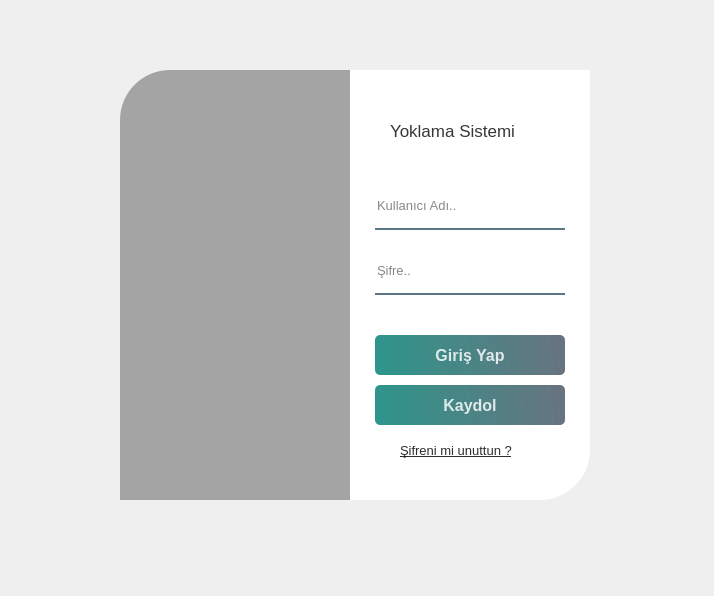
<?xml version="1.0" encoding="UTF-8"?>
<ui version="4.0">
 <class>Form</class>
 <widget class="QWidget" name="Form">
  <property name="geometry">
   <rect>
    <x>0</x>
    <y>0</y>
    <width>714</width>
    <height>596</height>
   </rect>
  </property>
  <property name="font">
   <font>
    <pointsize>12</pointsize>
    <weight>75</weight>
    <bold>true</bold>
   </font>
  </property>
  <property name="windowTitle">
   <string>Öğrenci Yoklama Sistemi</string>
  </property>
  <widget class="QWidget" name="widget" native="true">
   <property name="geometry">
    <rect>
     <x>80</x>
     <y>40</y>
     <width>550</width>
     <height>490</height>
    </rect>
   </property>
   <property name="styleSheet">
    <string notr="true">QPushButton#pushButton{
	background-color: qlineargradient(spread:pad, x1:0, y1:0.505682, x2:1 y2:0.477, stop:0 rgba(11,131,120,219), stop:1 rgba(85,98,112,226));
	color:rgba(255,255,255,210);
	border-radius:5px;
}

QPushButton#pushButton:hover{
	background-color: qlineargradient(spread:pad, x1:0, y1:0.505682, x2:1 y2:0.477, stop:0 rgba(150,123,111,219), stop:1 rgba(85,81,84,226));
}

QPushButton#pushButton:pressed{
	padding-left:5px;
	padding-top:5px;
	background-color:rgba(150,123,111,255);
}

QPushButton#pushButton_2{
	background-color: qlineargradient(spread:pad, x1:0, y1:0.505682, x2:1 y2:0.477, stop:0 rgba(11,131,120,219), stop:1 rgba(85,98,112,226));
	color:rgba(255,255,255,210);
	border-radius:5px;
}

QPushButton#pushButton_2:hover{
	background-color: qlineargradient(spread:pad, x1:0, y1:0.505682, x2:1 y2:0.477, stop:0 rgba(150,123,111,219), stop:1 rgba(85,81,84,226));
}

QPushButton#pushButton_2:pressed{
	padding-left:5px;
	padding-top:5px;
	background-color:rgba(150,123,111,255);
}

</string>
   </property>
   <widget class="QLabel" name="label_2">
    <property name="geometry">
     <rect>
      <x>40</x>
      <y>30</y>
      <width>280</width>
      <height>430</height>
     </rect>
    </property>
    <property name="styleSheet">
     <string notr="true">border-image: url(:/images/s1.jpg);
border-top-left-radius:50px;</string>
    </property>
    <property name="text">
     <string/>
    </property>
   </widget>
   <widget class="QLabel" name="label_4">
    <property name="geometry">
     <rect>
      <x>40</x>
      <y>30</y>
      <width>280</width>
      <height>430</height>
     </rect>
    </property>
    <property name="styleSheet">
     <string notr="true">background-color:rgba(0,0,0,80);
border-top-left-radius:50px;</string>
    </property>
    <property name="text">
     <string/>
    </property>
   </widget>
   <widget class="QLabel" name="label_5">
    <property name="geometry">
     <rect>
      <x>270</x>
      <y>30</y>
      <width>240</width>
      <height>430</height>
     </rect>
    </property>
    <property name="styleSheet">
     <string notr="true">background-color:rgba(255,255,255,255);
border-bottom-right-radius:50px;</string>
    </property>
    <property name="text">
     <string/>
    </property>
   </widget>
   <widget class="QLabel" name="label_6">
    <property name="geometry">
     <rect>
      <x>310</x>
      <y>80</y>
      <width>171</width>
      <height>21</height>
     </rect>
    </property>
    <property name="font">
     <font>
      <pointsize>13</pointsize>
     </font>
    </property>
    <property name="styleSheet">
     <string notr="true">color:rgba(0,0,0,200);</string>
    </property>
    <property name="text">
     <string>Yoklama Sistemi</string>
    </property>
   </widget>
   <widget class="QLineEdit" name="lineEdit_kullaniciadi">
    <property name="geometry">
     <rect>
      <x>295</x>
      <y>150</y>
      <width>190</width>
      <height>40</height>
     </rect>
    </property>
    <property name="font">
     <font>
      <pointsize>10</pointsize>
     </font>
    </property>
    <property name="styleSheet">
     <string notr="true">background-color:rgba(0,0,0,0);
border:none;
border-bottom:2px solid rgba(46,82,101,200);
color:rgba(0,0,0,240);
padding-bottom:7px;</string>
    </property>
    <property name="placeholderText">
     <string>Kullanıcı Adı..</string>
    </property>
   </widget>
   <widget class="QLineEdit" name="lineEdit_sifre">
    <property name="geometry">
     <rect>
      <x>295</x>
      <y>215</y>
      <width>190</width>
      <height>40</height>
     </rect>
    </property>
    <property name="font">
     <font>
      <pointsize>10</pointsize>
     </font>
    </property>
    <property name="styleSheet">
     <string notr="true">background-color:rgba(0,0,0,0);
border:none;
border-bottom:2px solid rgba(46,82,101,200);
color:rgba(0,0,0,240);
padding-bottom:7px;</string>
    </property>
    <property name="echoMode">
     <enum>QLineEdit::Password</enum>
    </property>
    <property name="placeholderText">
     <string>Şifre..</string>
    </property>
   </widget>
   <widget class="QPushButton" name="pushButton">
    <property name="geometry">
     <rect>
      <x>295</x>
      <y>295</y>
      <width>190</width>
      <height>40</height>
     </rect>
    </property>
    <property name="font">
     <font>
      <pointsize>12</pointsize>
      <weight>75</weight>
      <bold>true</bold>
     </font>
    </property>
    <property name="text">
     <string>Giriş Yap</string>
    </property>
   </widget>
   <widget class="QPushButton" name="pushButton_2">
    <property name="geometry">
     <rect>
      <x>295</x>
      <y>345</y>
      <width>190</width>
      <height>40</height>
     </rect>
    </property>
    <property name="font">
     <font>
      <pointsize>12</pointsize>
      <weight>75</weight>
      <bold>true</bold>
     </font>
    </property>
    <property name="text">
     <string>Kaydol</string>
    </property>
   </widget>
   <widget class="QLabel" name="label_3">
    <property name="geometry">
     <rect>
      <x>320</x>
      <y>400</y>
      <width>151</width>
      <height>21</height>
     </rect>
    </property>
    <property name="font">
     <font>
      <pointsize>10</pointsize>
      <weight>50</weight>
      <bold>false</bold>
      <underline>true</underline>
     </font>
    </property>
    <property name="styleSheet">
     <string notr="true">color:rgba(0,0,0,210);</string>
    </property>
    <property name="text">
     <string>Şifreni mi unuttun ?</string>
    </property>
   </widget>
  </widget>
 </widget>
 <resources>
  <include location="res.qrc"/>
 </resources>
 <connections/>
</ui>
